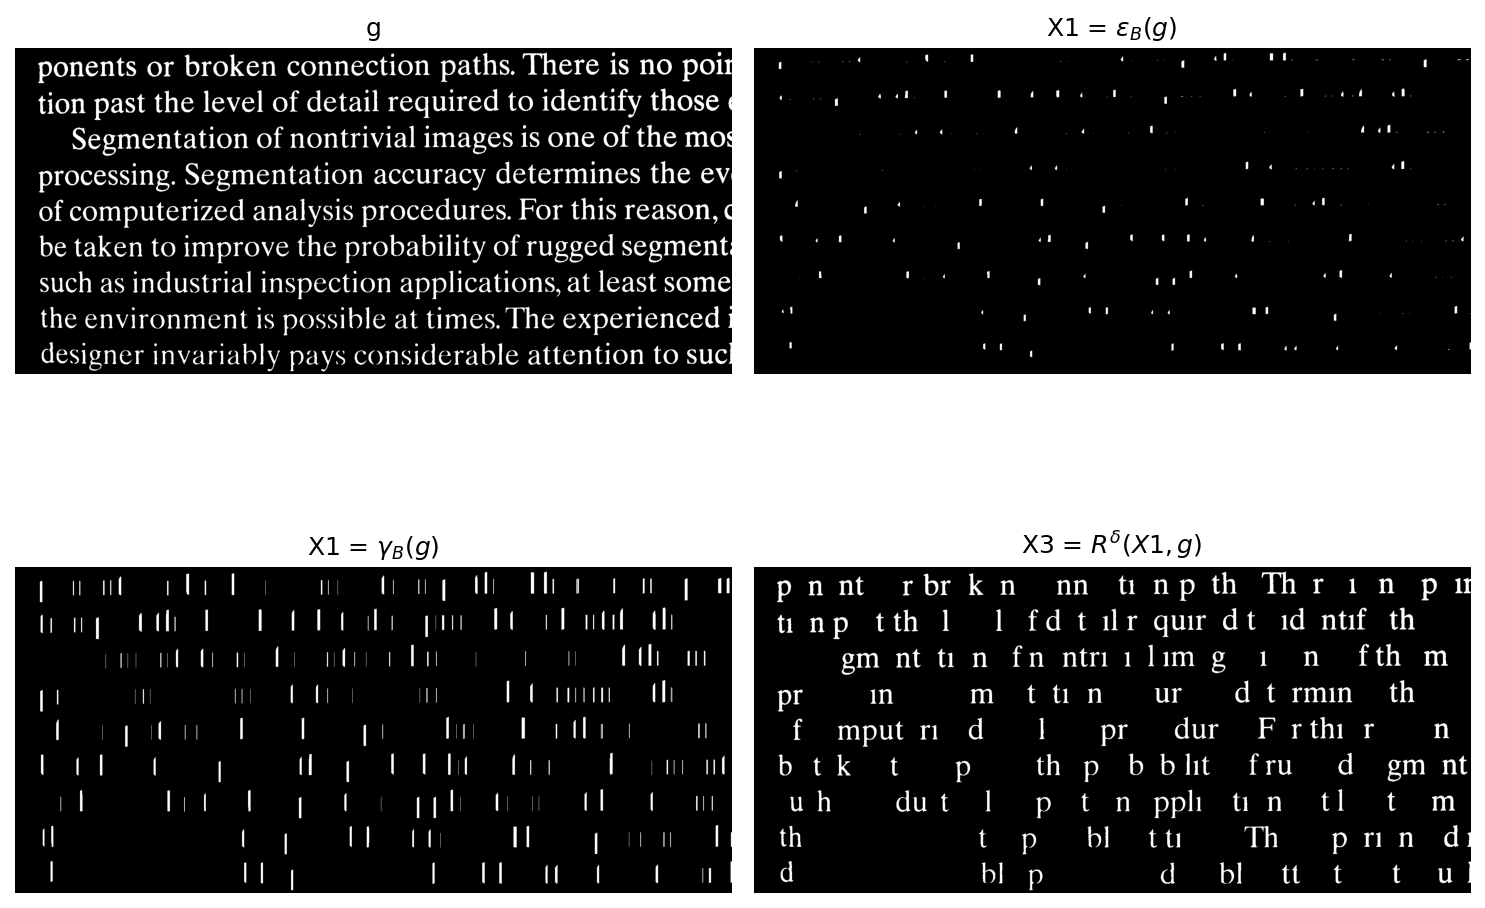

Python code for this plot:
import numpy as np
import matplotlib.pyplot as plt
from skimage.io import imread
from PIL import Image
import sys
import ia870 as ia
from libDIPUM.data_path import dip_data

# %% Figure931

# %% Parameters
Bc4 = ia.iasecross()

# %% Data (mask)
img_name = dip_data('text-image.tif')
g = np.array(Image.open(img_name))

if g.ndim == 3:
    g = g[..., 0]
g = g > 0

# %% Erosion
B = ia.iaseline(41, 90)
X1 = ia.iaero(g, B)

# %% Opening (marker)
f0 = ia.iaopen(g, B)

# %% Reconstruction by dilation
try:
    _raw = input('Fast (1) or iterative (2) : ').strip()
    Choix = int(_raw) if _raw else 1
except Exception:
    Choix = 1

f_iters = [f0]

if Choix == 1:
    X3 = ia.iainfrec(f0, g, Bc4)
elif Choix == 2:
    k = 0
    while True:
        nxt = ia.iaintersec(ia.iadil(f_iters[k], Bc4), g)
        f_iters.append(nxt)
        if np.array_equal(f_iters[k], f_iters[k + 1]):
            break
        else:
            k += 1
    X3 = f_iters[k]
    print(k + 1)
else:
    raise ValueError('Plouc')

# %% Display
fig, ax = plt.subplots(2, 2, figsize=(10, 8), sharex=True, sharey=True, num=1)
try:
    fig.canvas.manager.set_window_title('Figure9.31')
except Exception:
    pass

ax = ax.ravel()

ax[0].imshow(g, cmap='gray')
ax[0].set_title('g')
ax[0].axis('off')

ax[1].imshow(X1, cmap='gray')
ax[1].set_title(r'X1 = $\epsilon_B(g)$')
ax[1].axis('off')

ax[2].imshow(f0, cmap='gray')
ax[2].set_title(r'X1 = $\gamma_B(g)$')
ax[2].axis('off')

ax[3].imshow(X3, cmap='gray')
ax[3].set_title(r'X3 = $R^{\delta}(X1, g)$')
ax[3].axis('off')

plt.tight_layout()
fig.savefig('Figure931.png', dpi=150, bbox_inches='tight')
plt.show()
